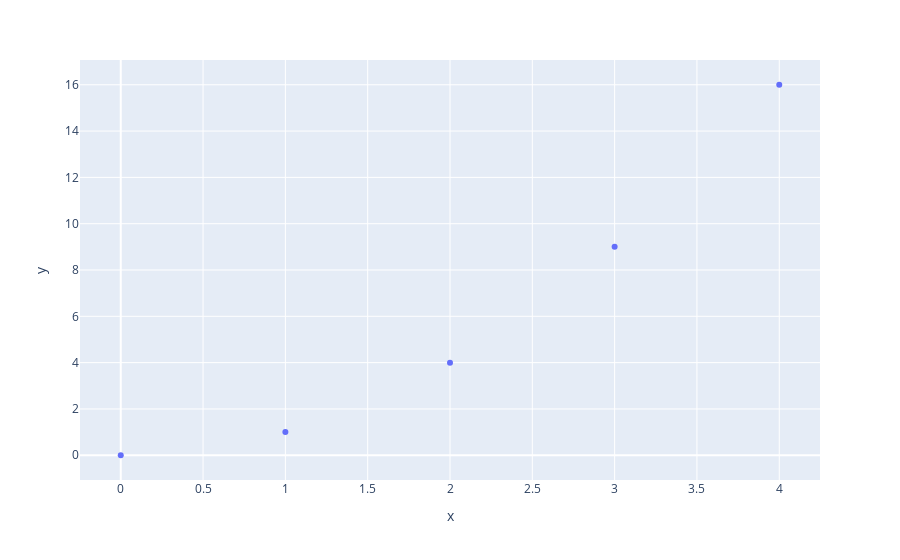
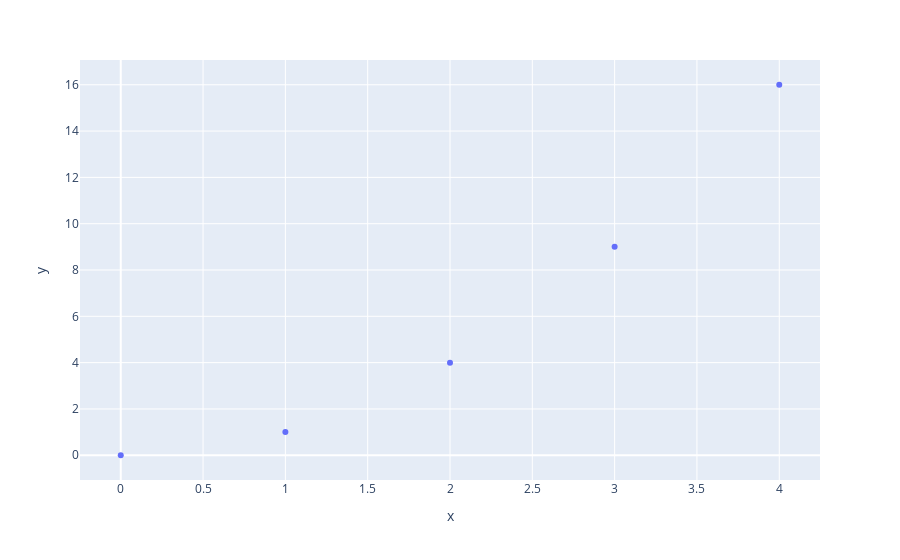

Write notebook code for charts like these, in order.
### Code cell
# Vamos a graficar las 3 variables al mismo tiempo. Para ello, necesitamos 
# importar una librería más
import plotly.express as px

# Creamos la figura donde graficaremos
fig = px.scatter(x=[0, 1, 2, 3, 4], y=[0, 1, 4, 9, 16])
fig.show()
# mostramos la imagen
fig.show()

### Figure 1 — Plotly figure (JSON) as saved in the notebook; plotly's stock layout.template omitted (floating-point values rounded to 4 significant figures)
{"data": [{"hovertemplate": "x=%{x}<br>y=%{y}<extra></extra>", "legendgroup": "", "marker": {"color": "#636efa", "symbol": "circle"}, "mode": "markers", "name": "", "orientation": "v", "showlegend": false, "type": "scatter", "x": [0, 1, 2, 3, 4], "xaxis": "x", "y": [0, 1, 4, 9, 16], "yaxis": "y"}], "layout": {"legend": {"tracegroupgap": 0}, "margin": {"t": 60}, "xaxis": {"anchor": "y", "domain": [0, 1], "title": {"text": "x"}}, "yaxis": {"anchor": "x", "domain": [0, 1], "title": {"text": "y"}}}}

### Figure 2 — Plotly figure (JSON) as saved in the notebook; plotly's stock layout.template omitted (floating-point values rounded to 4 significant figures)
{"data": [{"hovertemplate": "x=%{x}<br>y=%{y}<extra></extra>", "legendgroup": "", "marker": {"color": "#636efa", "symbol": "circle"}, "mode": "markers", "name": "", "orientation": "v", "showlegend": false, "type": "scatter", "x": [0, 1, 2, 3, 4], "xaxis": "x", "y": [0, 1, 4, 9, 16], "yaxis": "y"}], "layout": {"legend": {"tracegroupgap": 0}, "margin": {"t": 60}, "xaxis": {"anchor": "y", "domain": [0, 1], "title": {"text": "x"}}, "yaxis": {"anchor": "x", "domain": [0, 1], "title": {"text": "y"}}}}
